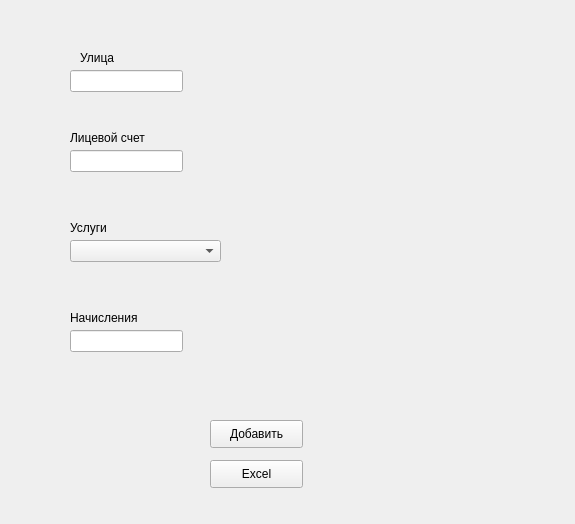
<?xml version="1.0" encoding="UTF-8"?>
<ui version="4.0">
 <class>Form</class>
 <widget class="QWidget" name="Form">
  <property name="geometry">
   <rect>
    <x>0</x>
    <y>0</y>
    <width>575</width>
    <height>524</height>
   </rect>
  </property>
  <property name="windowTitle">
   <string>Form</string>
  </property>
  <widget class="QLineEdit" name="street_lineEdit">
   <property name="geometry">
    <rect>
     <x>70</x>
     <y>70</y>
     <width>113</width>
     <height>22</height>
    </rect>
   </property>
  </widget>
  <widget class="QLabel" name="label">
   <property name="geometry">
    <rect>
     <x>80</x>
     <y>50</y>
     <width>55</width>
     <height>16</height>
    </rect>
   </property>
   <property name="text">
    <string>Улица</string>
   </property>
  </widget>
  <widget class="QLineEdit" name="acc_num_lineEdit">
   <property name="geometry">
    <rect>
     <x>70</x>
     <y>150</y>
     <width>113</width>
     <height>22</height>
    </rect>
   </property>
  </widget>
  <widget class="QLabel" name="label_2">
   <property name="geometry">
    <rect>
     <x>70</x>
     <y>130</y>
     <width>101</width>
     <height>16</height>
    </rect>
   </property>
   <property name="text">
    <string>Лицевой счет</string>
   </property>
  </widget>
  <widget class="QLabel" name="label_3">
   <property name="geometry">
    <rect>
     <x>70</x>
     <y>220</y>
     <width>55</width>
     <height>16</height>
    </rect>
   </property>
   <property name="text">
    <string>Услуги</string>
   </property>
  </widget>
  <widget class="QComboBox" name="services_comboBox">
   <property name="geometry">
    <rect>
     <x>70</x>
     <y>240</y>
     <width>151</width>
     <height>22</height>
    </rect>
   </property>
  </widget>
  <widget class="QLineEdit" name="accrual_lineEdit">
   <property name="geometry">
    <rect>
     <x>70</x>
     <y>330</y>
     <width>113</width>
     <height>22</height>
    </rect>
   </property>
  </widget>
  <widget class="QLabel" name="label_4">
   <property name="geometry">
    <rect>
     <x>70</x>
     <y>310</y>
     <width>101</width>
     <height>16</height>
    </rect>
   </property>
   <property name="text">
    <string>Начисления</string>
   </property>
  </widget>
  <widget class="QPushButton" name="save_pushButton">
   <property name="geometry">
    <rect>
     <x>210</x>
     <y>420</y>
     <width>93</width>
     <height>28</height>
    </rect>
   </property>
   <property name="text">
    <string>Добавить</string>
   </property>
  </widget>
  <widget class="QPushButton" name="excel_pushButton">
   <property name="geometry">
    <rect>
     <x>210</x>
     <y>460</y>
     <width>93</width>
     <height>28</height>
    </rect>
   </property>
   <property name="text">
    <string>Excel</string>
   </property>
  </widget>
 </widget>
 <resources/>
 <connections/>
</ui>
